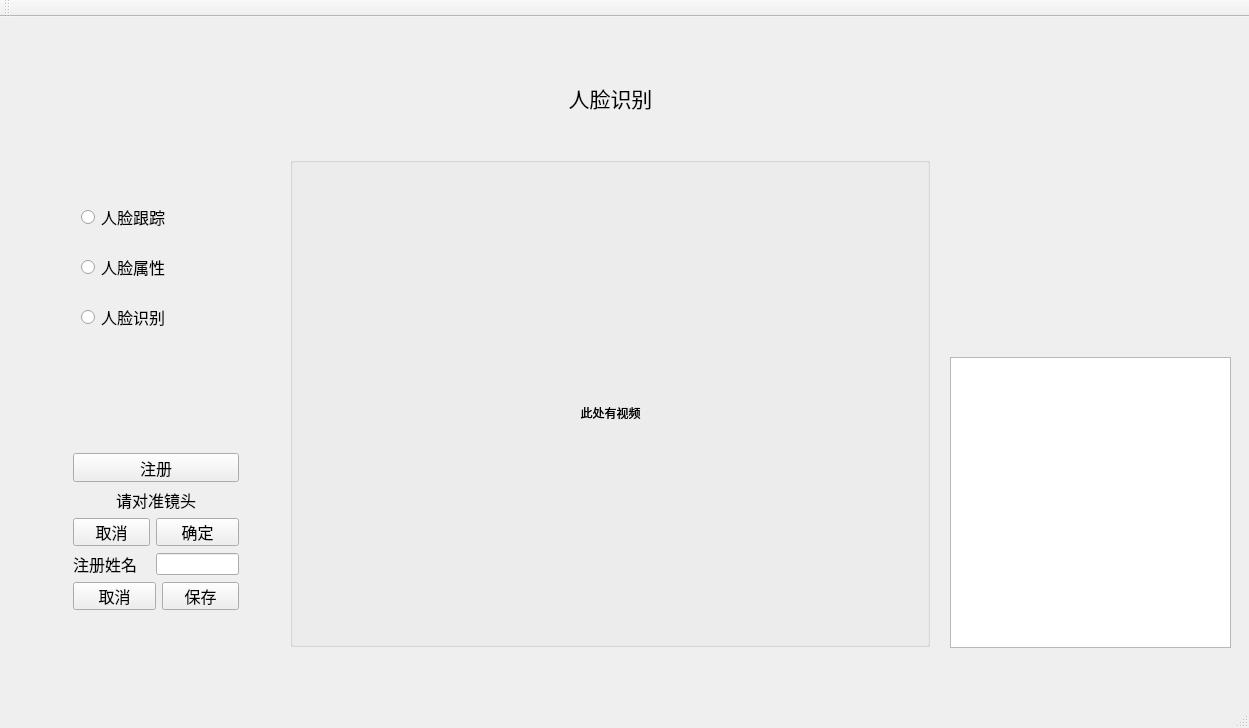
<?xml version="1.0" encoding="UTF-8"?>
<ui version="4.0">
 <class>MainWindow</class>
 <widget class="QMainWindow" name="MainWindow">
  <property name="geometry">
   <rect>
    <x>0</x>
    <y>0</y>
    <width>1249</width>
    <height>728</height>
   </rect>
  </property>
  <property name="maximumSize">
   <size>
    <width>16777215</width>
    <height>16777215</height>
   </size>
  </property>
  <property name="windowTitle">
   <string>MainWindow</string>
  </property>
  <widget class="QWidget" name="centralWidget">
   <widget class="QGroupBox" name="groupBox">
    <property name="geometry">
     <rect>
      <x>290</x>
      <y>140</y>
      <width>640</width>
      <height>490</height>
     </rect>
    </property>
    <property name="styleSheet">
     <string notr="true"/>
    </property>
    <property name="title">
     <string/>
    </property>
    <property name="alignment">
     <set>Qt::AlignCenter</set>
    </property>
    <widget class="QLabel" name="img_label">
     <property name="enabled">
      <bool>true</bool>
     </property>
     <property name="geometry">
      <rect>
       <x>0</x>
       <y>20</y>
       <width>641</width>
       <height>471</height>
      </rect>
     </property>
     <property name="text">
      <string>此处有视频</string>
     </property>
     <property name="alignment">
      <set>Qt::AlignCenter</set>
     </property>
    </widget>
    <widget class="QLabel" name="img_label_2">
     <property name="enabled">
      <bool>true</bool>
     </property>
     <property name="geometry">
      <rect>
       <x>0</x>
       <y>20</y>
       <width>641</width>
       <height>471</height>
      </rect>
     </property>
     <property name="text">
      <string>此处有视频</string>
     </property>
     <property name="alignment">
      <set>Qt::AlignCenter</set>
     </property>
    </widget>
   </widget>
   <widget class="QLabel" name="title">
    <property name="geometry">
     <rect>
      <x>380</x>
      <y>60</y>
      <width>461</width>
      <height>41</height>
     </rect>
    </property>
    <property name="font">
     <font>
      <pointsize>16</pointsize>
     </font>
    </property>
    <property name="text">
     <string>人脸识别</string>
    </property>
    <property name="alignment">
     <set>Qt::AlignCenter</set>
    </property>
   </widget>
   <widget class="QWidget" name="layoutWidget">
    <property name="geometry">
     <rect>
      <x>70</x>
      <y>160</y>
      <width>181</width>
      <height>182</height>
     </rect>
    </property>
    <layout class="QVBoxLayout" name="verticalLayout">
     <item>
      <widget class="QRadioButton" name="rb_face_track">
       <property name="font">
        <font>
         <family>Source Han Sans CN</family>
         <pointsize>12</pointsize>
        </font>
       </property>
       <property name="text">
        <string>人脸跟踪</string>
       </property>
      </widget>
     </item>
     <item>
      <widget class="QRadioButton" name="face_attr_2">
       <property name="font">
        <font>
         <pointsize>12</pointsize>
        </font>
       </property>
       <property name="text">
        <string>人脸属性</string>
       </property>
      </widget>
     </item>
     <item>
      <widget class="QRadioButton" name="face_rec_2">
       <property name="font">
        <font>
         <pointsize>12</pointsize>
        </font>
       </property>
       <property name="text">
        <string>人脸识别</string>
       </property>
      </widget>
     </item>
    </layout>
   </widget>
   <widget class="QWidget" name="layoutWidget">
    <property name="geometry">
     <rect>
      <x>62</x>
      <y>425</y>
      <width>187</width>
      <height>179</height>
     </rect>
    </property>
    <layout class="QGridLayout" name="gridLayout">
     <item row="4" column="2">
      <widget class="QPushButton" name="ok">
       <property name="font">
        <font>
         <pointsize>12</pointsize>
        </font>
       </property>
       <property name="text">
        <string>保存</string>
       </property>
      </widget>
     </item>
     <item row="3" column="1" colspan="2">
      <widget class="QLineEdit" name="lineEdit"/>
     </item>
     <item row="4" column="0" colspan="2">
      <widget class="QPushButton" name="cancel">
       <property name="font">
        <font>
         <pointsize>12</pointsize>
        </font>
       </property>
       <property name="text">
        <string>取消</string>
       </property>
      </widget>
     </item>
     <item row="1" column="0" colspan="3">
      <widget class="QLabel" name="regist_info">
       <property name="font">
        <font>
         <pointsize>12</pointsize>
        </font>
       </property>
       <property name="text">
        <string>请对准镜头</string>
       </property>
       <property name="alignment">
        <set>Qt::AlignCenter</set>
       </property>
      </widget>
     </item>
     <item row="3" column="0">
      <widget class="QLabel" name="name">
       <property name="font">
        <font>
         <pointsize>12</pointsize>
        </font>
       </property>
       <property name="text">
        <string>注册姓名</string>
       </property>
      </widget>
     </item>
     <item row="0" column="0" colspan="3">
      <widget class="QPushButton" name="regist">
       <property name="font">
        <font>
         <pointsize>12</pointsize>
        </font>
       </property>
       <property name="text">
        <string>注册</string>
       </property>
      </widget>
     </item>
     <item row="2" column="0">
      <widget class="QPushButton" name="cancel_2">
       <property name="font">
        <font>
         <pointsize>12</pointsize>
        </font>
       </property>
       <property name="text">
        <string>取消</string>
       </property>
      </widget>
     </item>
     <item row="2" column="1" colspan="2">
      <widget class="QPushButton" name="ok_2">
       <property name="font">
        <font>
         <pointsize>12</pointsize>
        </font>
       </property>
       <property name="text">
        <string>确定</string>
       </property>
      </widget>
     </item>
    </layout>
   </widget>
   <widget class="QLabel" name="label_diku">
    <property name="geometry">
     <rect>
      <x>940</x>
      <y>170</y>
      <width>111</width>
      <height>151</height>
     </rect>
    </property>
    <property name="text">
     <string/>
    </property>
   </widget>
   <widget class="QLabel" name="label_diku_2">
    <property name="geometry">
     <rect>
      <x>1100</x>
      <y>170</y>
      <width>111</width>
      <height>151</height>
     </rect>
    </property>
    <property name="text">
     <string/>
    </property>
   </widget>
   <widget class="QTextEdit" name="textEdit_info">
    <property name="geometry">
     <rect>
      <x>950</x>
      <y>340</y>
      <width>281</width>
      <height>291</height>
     </rect>
    </property>
    <property name="html">
     <string>&lt;!DOCTYPE HTML PUBLIC &quot;-//W3C//DTD HTML 4.0//EN&quot; &quot;http://www.w3.org/TR/REC-html40/strict.dtd&quot;&gt;
&lt;html&gt;&lt;head&gt;&lt;meta name=&quot;qrichtext&quot; content=&quot;1&quot; /&gt;&lt;style type=&quot;text/css&quot;&gt;
p, li { white-space: pre-wrap; }
&lt;/style&gt;&lt;/head&gt;&lt;body style=&quot; font-family:'Sans'; font-size:10pt; font-weight:400; font-style:normal;&quot;&gt;
&lt;p style=&quot;-qt-paragraph-type:empty; margin-top:0px; margin-bottom:0px; margin-left:0px; margin-right:0px; -qt-block-indent:0; text-indent:0px;&quot;&gt;&lt;br /&gt;&lt;/p&gt;&lt;/body&gt;&lt;/html&gt;</string>
    </property>
   </widget>
  </widget>
  <widget class="QMenuBar" name="menuBar">
   <property name="geometry">
    <rect>
     <x>0</x>
     <y>0</y>
     <width>1249</width>
     <height>22</height>
    </rect>
   </property>
  </widget>
  <widget class="QToolBar" name="mainToolBar">
   <attribute name="toolBarArea">
    <enum>TopToolBarArea</enum>
   </attribute>
   <attribute name="toolBarBreak">
    <bool>false</bool>
   </attribute>
  </widget>
  <widget class="QStatusBar" name="statusBar"/>
  <action name="actionAbout">
   <property name="text">
    <string>About</string>
   </property>
  </action>
 </widget>
 <layoutdefault spacing="6" margin="11"/>
 <resources/>
 <connections/>
</ui>
